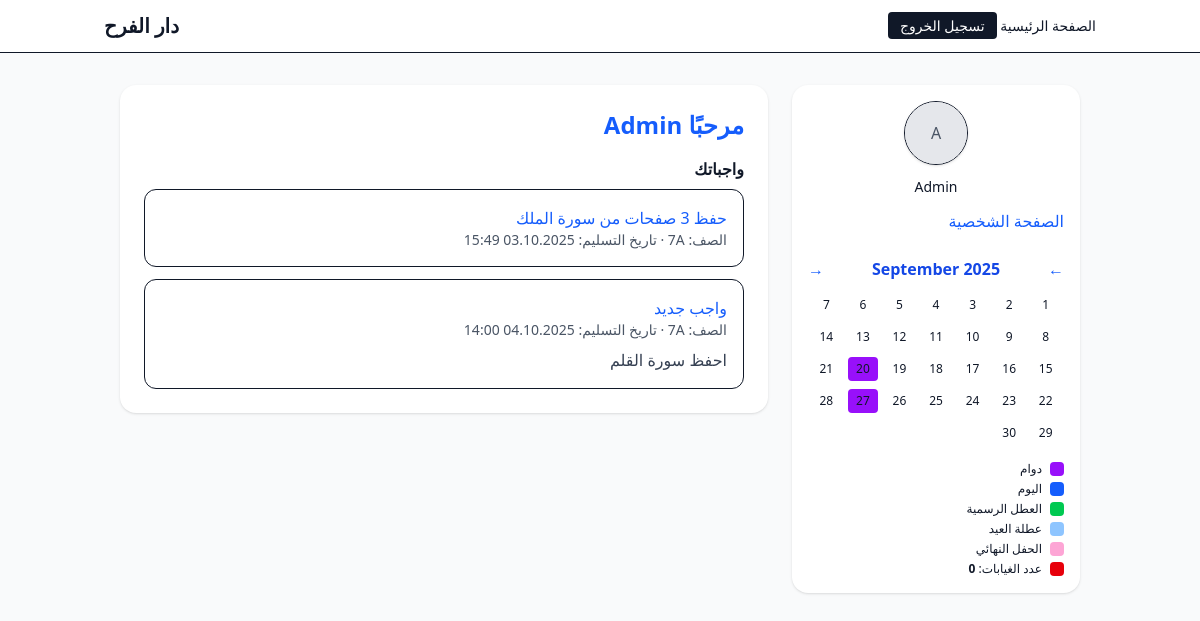
/?y=2025&m=9 (signed in), run on the app's committed database.
### core/models.py (models this page shows, shortened)
class Assignment(models.Model):
    classroom = models.ForeignKey(ClassRoom, on_delete=models.CASCADE, related_name="assignments")
    title = models.CharField(max_length=200)
    description = models.TextField(blank=True)
    due_at = models.DateTimeField()
    created_by = models.ForeignKey(User, on_delete=models.CASCADE, related_name="assignments_created")
    created_at = models.DateTimeField(auto_now_add=True)

### core/views.py (the view)
# urls.py: 2. Add a URL to urlpatterns:  path('', views.home, name='home')
def home(request):
    assignments = []
    today = dt.date.today()
    try:
        y = int(request.GET.get("y", today.year))
        m = int(request.GET.get("m", today.month))
    except (TypeError, ValueError):
        y, m = today.year, today.month
    if m < 1:
        y, m = y - 1, 12
    elif m > 12:
        y, m = y + 1, 1
    if request.user.is_authenticated:
        teacher_classes = request.user.classes_as_teacher.all()
        student_classes = request.user.classes_as_student.all()
        if teacher_classes.exists():
            assignments = Assignment.objects.filter(
                classroom__in=teacher_classes
            ).select_related("classroom").order_by("-created_at")[:20]
        elif student_classes.exists():
            assignments = Assignment.objects.filter(
                classroom__in=student_classes
            ).select_related("classroom").order_by("-created_at")[:20]
        else:
            assignments = (Assignment.objects
                           .select_related("classroom")
                           .order_by("-created_at")[:10])
    special_map = {
        d.day: cls
        for d, cls in SPECIAL_DATES.items()
        if d.year == y and d.month == m
    }
    purple_days = {
        d.day for d, cls in SPECIAL_DATES.items()
        if d.year == y and d.month == m and cls == "bg-purple-600"
    }
    absences = set()
    if request.user.is_authenticated:
        month_start = dt.date(y, m, 1)
        next_first = (month_start.replace(day=28) + dt.timedelta(days=4)).replace(day=1)
        absences = {
            a.date.day for a in Absence.objects.filter(
                user=request.user, date__gte=month_start, date__lt=next_first
            )
        }
    absences_count = len(absences)
    (py, pm), (ny, nm) = month_neighbors(y, m)
    weeks = calendar.monthcalendar(y, m)
    absences_total = 0
    if request.user.is_authenticated:
        absences_total = Absence.objects.filter(
            user=request.user,
            date__gte=ACADEMIC_START,
            date__lt=ACADEMIC_END_EXCL,
        ).count()
    ctx = {
        "assignments": assignments,
        "cal_year": y, "cal_month": m, "cal_weeks": weeks,
        "cal_month_name": calendar.month_name[m],
        "cal_prev_y": (dt.date(y, m, 1) - dt.timedelta(days=1)).year,
        "cal_prev_m": (dt.date(y, m, 1) - dt.timedelta(days=1)).month,
        "cal_next_y": ((dt.date(y, m, 28) + dt.timedelta(days=4)).replace(day=1)).year,
        "cal_next_m": ((dt.date(y, m, 28) + dt.timedelta(days=4)).replace(day=1)).month,
        "cal_today": today,
        "special_map": special_map,
        "purple_days": purple_days,
        "absences": absences,
        "absences_total": absences_total,
    }
    return render(request, "core/home.html", ctx)

### core/templatetags/extras.py (called while the page is built)
@register.filter
def dict_get(d, key):
    if not isinstance(d, dict):
        return None
    return d.get(key)

### core/views.py (called while the page is built)
def month_neighbors(year, month):
    first = dt.date(year, month, 1)
    prev_last = first - dt.timedelta(days=1)
    next_first = (first.replace(day=28) + dt.timedelta(days=4)).replace(day=1)
    return (prev_last.year, prev_last.month), (next_first.year, next_first.month)

### templates/core/home.html (shortened to what this page needs)
{% extends "base.html" %}
{% load extras %}
{% block content %}
<div class="mx-auto max-w-6xl px-4">
    <div class="grid gap-6 lg:grid-cols-[minmax(0,1fr)_18rem] items-start">
        <main class="space-y-6">
            <div class="bg-white rounded-2xl shadow p-6" dir="rtl">
                <h2 class="text-2xl font-semibold mb-4 text-blue-600">مرحبًا {{ user.username }}</h2>
                {% if user.is_authenticated %}
                {% if assignments %}
                <h3 class="font-semibold mb-2">واجباتك</h3>
                <ul class="space-y-3">
                    {% for a in assignments %}
                    <li class="p-4 border rounded-xl" dir="rtl">
                        <div class="font-medium">
                            <a class="text-blue-600 hover:underline" href="{% url 'assignment_detail' a.id %}">
                                {{ a.title }}
                            </a>
                        </div>
                        <div class="text-sm text-gray-600">
                            الصف: {{ a.classroom.name }} · تاريخ التسليم: {{ a.due_at|date:"d.m.Y H:i" }}
                        </div>
                        {% if a.description %}<p class="mt-2 text-gray-700">{{ a.description }}</p>{% endif %}
                    </li>
                    {% endfor %}
                </ul>
                {% else %}
                <p class="text-gray-600">لا توجد واجبات (ربما لم يتم تعيينك إلى صف بعد).</p>
                {% endif %}
                {% else %}
                <p class="text-gray-600">2025/2026</p>
                {% endif %}
            </div>
        </main>
        {% if request.user.is_authenticated %}
        <aside class="bg-white rounded-2xl shadow p-4 lg:sticky lg:top-20 max-h-[80vh] overflow-auto w-full" dir="rtl">
            <ul class="space-y-3">
                <li>
                    <form method="post" action="{% url 'profile' %}" enctype="multipart/form-data" class="text-center">
                        <label for="avatarInput"
                            class="block w-16 h-16 mx-auto rounded-full overflow-hidden border shadow cursor-pointer">
                            {% if request.user.profile.avatar %}
                            <img src="{{ request.user.profile.avatar.url }}" class="w-full h-full object-cover"
                                alt="avatar">
                            {% else %}
                            <div class="w-full h-full grid place-items-center bg-gray-200 text-gray-600">
                                {{ request.user.username|first|upper }}
                            </div>
                            {% endif %}
                        </label>
                    </form>
                </li>
                <li>
                    <p class="mt-3 text-center text-sm">{{ request.user.username }}</p>
                </li>
                <li><a href="{% url 'profile' %}" class="text-blue-600 hover:underline">الصفحة الشخصية</a></li>
                <li class="mt-6">
                    <div class="flex justify-between items-center mb-2">
                        <a href="?y={{ cal_prev_y }}&m={{ cal_prev_m }}" class="text-blue-600">&larr;</a>
                        <span class="font-semibold text-blue-700">{{ cal_month_name }} {{ cal_year }}</span>
                        <a href="?y={{ cal_next_y }}&m={{ cal_next_m }}" class="text-blue-600">&rarr;</a>
                    </div>
                    <table class="w-full text-center text-xs">
                        <tbody>
                            {% for week in cal_weeks %}
                            <tr>
                                {% for day in week %}
                                {% if day == 0 %}
                                <td class="py-1"></td>
                                {% else %}
                                <td class="py-1">
                                    <button type="button" class="cal-day px-2 py-1 rounded
                     {% if day in absences %} bg-red-600 text-white is-absent
                     {% elif special_map|dict_get:day %} {{ special_map|dict_get:day }}
                     {% endif %}
                     {% if day in purple_days and day not in absences %} is-purple{% endif %}"
                                        data-date="{{ cal_year }}-{{ cal_month|stringformat:'02d' }}-{{ day|stringformat:'02d' }}"
                                        {% if day not in purple_days or day in absences %}disabled{% endif %}>
                                        <span
                                            class="{% if day == cal_today.day and cal_month == cal_today.month and cal_year == cal_today.year %} ring-2 ring-blue-600 rounded {% endif %}">
                                            {{ day }}
                                        </span>
                                    </button>
                                </td>
                                {% endif %}
                                {% endfor %}
                            </tr>
                            {% endfor %}
                        </tbody>
                    </table>
                    <div class="mt-3 space-y-1 text-xs" dir="rtl">
                        <div class="flex items-center gap-2">
                            <span class="inline-block w-3.5 h-3.5 rounded bg-purple-600"></span>
                            <span>دوام</span>
                        </div>
                        <div class="flex items-center gap-2">
                            <span class="inline-block w-3.5 h-3.5 rounded bg-blue-600"></span>
                            <span>اليوم</span>
                        </div>
                        <div class="flex items-center gap-2">
                            <span class="inline-block w-3.5 h-3.5 rounded bg-green-500"></span>
                            <span>العطل الرسمية</span>
                        </div>
                        <div class="flex items-center gap-2">
                            <span class="inline-block w-3.5 h-3.5 rounded bg-blue-300 text-gray-900"></span>
                            <span>عطلة العيد</span>
                        </div>
                        <div class="flex items-center gap-2">
                            <span class="inline-block w-3.5 h-3.5 rounded bg-pink-300 text-gray-900"></span>
                            <span>الحفل النهائي</span>
                        </div>
                        <div class="flex items-center gap-2">
                            <span class="inline-block w-3.5 h-3.5 rounded bg-red-600"></span>
                            <span>عدد الغيابات: <b id="absencesCount">{{ absences_total }}</b></span>
                        </div>
                    </div>
                </li>
            </ul>
        </aside>
        {% endif %}
    </div>
</div>
{% endblock %}

### data on the page
Assignment: title "حفظ 3 صفحات من سورة الملك", due_at "03.10.2025 15:49"
Assignment: title "واجب جديد", due_at "04.10.2025 14:00", description "احفظ سورة القلم"

### other printed values
{{ user.username }} "Admin"
{{ request.user.username|first|upper }} "A"
{{ request.user.username }} "Admin"
{{ cal_month_name }} "September"
{{ cal_year }} "2025"
{{ day }} "1" "2" "3" "4" "5" "6" "7" "8" "9" "10" "11" "12" "13" "14" "15" "16" "17" "18" "19" "20" "21" "22" "23" "24" "25" "26" "27" "28" "29" "30"
{{ absences_total }} "0"
